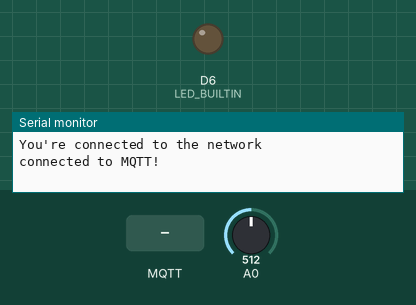
Recording of a sketch running on a simulated Arduino MKR. On the bench: output pins drawn as LEDs (lit = HIGH), the last lines printed to the serial monitor. The inputs (shaded band) are chosen by the test bench; at power-on: A0 = 512. WiFi joins after 1.5 s; servers stay silent unless stated; no MQTT or app messages arrive unless stated.

Above: at 2.7 s.
2.8 s: MQTT message "5" arrives on the first subscribed topic
At 3.4 s:
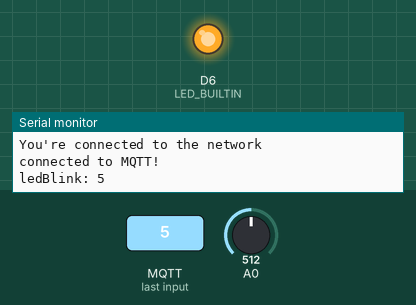
4.3 s: MQTT message "0" arrives on the first subscribed topic
At 4.6 s:
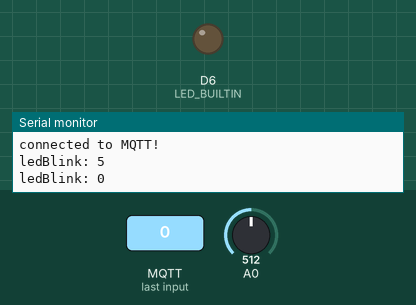
5.8 s: MQTT message "90" arrives on the first subscribed topic
At 7.2 s:
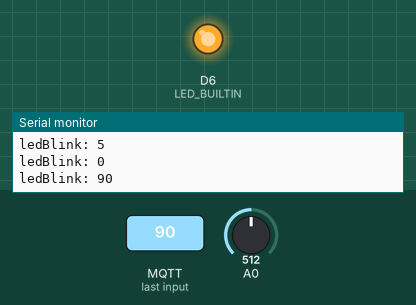
Timing chart, 0 to 8.8 s (numbered marks = the images above; inputs shaded):
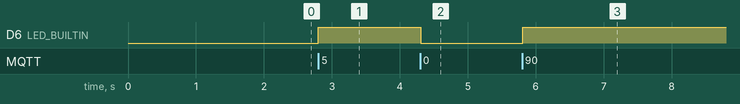

Measured:
- after the input at 2.8 s, D6 (LED_BUILTIN): LOW → HIGH at once
- after the input at 4.3 s, D6 (LED_BUILTIN): HIGH → LOW at once
- after the input at 5.8 s, D6 (LED_BUILTIN): LOW → HIGH at once

The sketch:

shiftr_arduino_p5.ino
```cpp
#include <WiFiNINA.h>
#include <MQTT.h>
#include "wifiCredentials.h"

const char ssid[] = WIFI_SSID;
const char pass[] = WIFI_PASS;
int xPos = 100;
int yPos = 100;
int readValue = 0;
int ledValue = 0;
int diameter = 0;
int prevLed= 0;


WiFiClient net;
MQTTClient client;
int status = WL_IDLE_STATUS;

unsigned long lastMillis = 0;

void setup() {
  Serial.begin(115200);
  pinMode(LED_BUILTIN, OUTPUT);
  pinMode(A0, INPUT);
  // attempt to connect to Wifi network:
  while (WiFi.begin(ssid, pass) != WL_CONNECTED) {
    // failed, retry
    Serial.print("No WiFi connection");
    delay(5000);
  }

  // once you are connected :
  Serial.println("You're connected to the network");

  //start mqtt
  //change this to match your instance name
  client.begin("tanja.cloud.shiftr.io", net);
  client.onMessage(messageReceived);
  connect();
}

void loop() {
  client.loop();
  delay(10);

  readValue = analogRead(A0);
  ledValue = map(readValue, 0, 1023, 0, 255); //can only go to 1023
  //analogWrite(A0, ledValue);

  // check if connected
  if (!client.connected()) {
    connect();
  }
  if(ledValue != prevLed) {
   client.publish("/diameter", "diameter," + String(ledValue)); //
  }
  prevLed = ledValue;

  // publish a message roughly every second.
  if (millis() - lastMillis > 1000) {
    lastMillis = millis();

    //make sure you add comma after the string e.x. posX,
    client.publish("/posX", "posX," + String(xPos)); // "posX, 250"
    client.publish("/posY", "posY," + String(yPos)); // "posY, 125"
      // add client publis as well and put in diaSize to change the size of the circle


    //you can also send the message formatted as json
    //client.publish("/pos", "{\"x\":" + String(xPos)+ ",\"y\":" + String(yPos) + "}"); //pos.x and pos.y

    if (xPos < 500) {
      xPos += 10;
      yPos += 5;
    } else {
      xPos = 100;
      yPos = 100;
    }
  }
}

void messageReceived(String &topic, String &payload) {
  Serial.println(topic + ": " + payload);
  int blinkVal = constrain(payload.toInt(), 0, 1);
  digitalWrite(LED_BUILTIN, blinkVal);

}

void connect() {
  while (WiFi.status() != WL_CONNECTED) {
    Serial.print("No Wifi connection...");
    delay(1000);
  }

  //change this to match your instance
  while (!client.connect("arduino", "tanja", "BZgb5d72yiHeeVop")) {
    Serial.print(".");
    delay(1000);
  }

  Serial.println("\nconnected to MQTT!");
  client.subscribe("ledBlink");
}
```

wifiCredentials.h
```cpp
#define WIFI_SSID "iad_zhdk"
#define WIFI_PASS "i@d_4ever"
```
